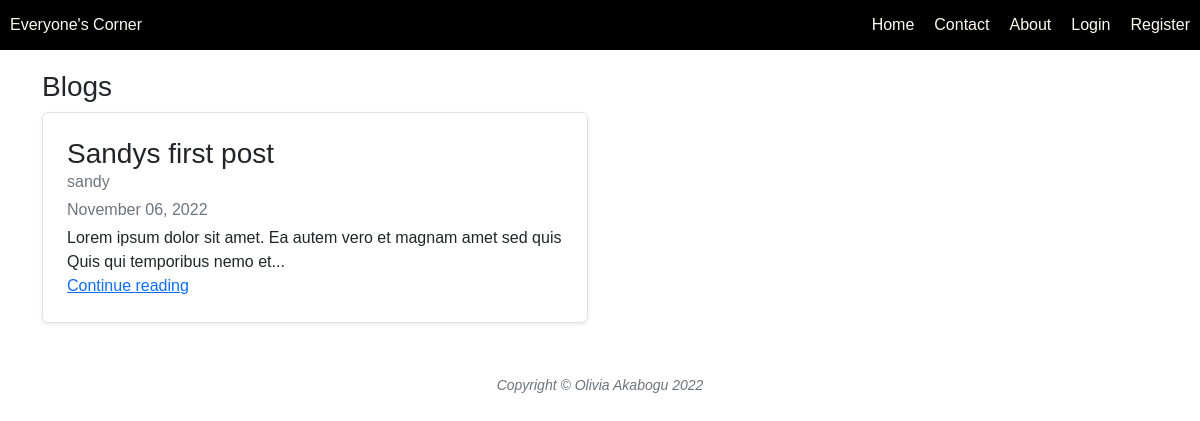
The page / on the database its author committed.
### app.py (models this page shows, shortened)
class Blogposts(db.Model):
    id = db.Column(db.Integer, primary_key=True)
    title = db.Column(db.String(255), nullable=False)
    post = db.Column(db.Text, nullable=False)
    author = db.Column(db.String(25), nullable=False)
    date_posted = db.Column(db.DateTime, nullable=False, default=datetime.utcnow)

### app.py (the view)
@app.route('/')
def blog_home():
    blogs = Blogposts.query.all()
    return render_template("index.html", blogs=blogs)

### templates/index.html (shortened to what this page needs)
{% extends 'base.html' %}
{% block content %}
<div class="wrapper">
    <div class="top">
        <div class="title"><h3>Blogs</h3></div>
    </div>
    <div class="row mb-2">
        {% for blog in blogs %}
            <div class="col-md-6">
              <div class="row g-0 border rounded overflow-hidden flex-md-row mb-4 shadow-sm h-md-250 position-relative">
                <div class="col p-4 d-flex flex-column position-static">
                  <h3 class="mb-0">{{ blog.title }}</h3>
                    <div class="mb-1 text-muted">{{ blog.author }}</div>
                  <div class="mb-1 text-muted">{{ blog.date_posted.strftime('%B %d, %Y')}}</div>
                  <p class="card-text mb-auto">{{ blog.post|truncate(100) }}</p>
                  <a href="/blog/{{blog.id}}" class="stretched-link">Continue reading</a>
                </div>
              </div>
            </div>
        {% endfor %}
    </div>
</div>
{% endblock content %}

### templates/base.html (shortened to what this page needs)
<!DOCTYPE html>
<html lang="en">
<head>
    <link href="{{url_for('static', filename='css/style.css')}}" rel="stylesheet">
    <link href="https://cdn.jsdelivr.net/npm/bootstrap@5.2.2/dist/css/bootstrap.min.css" rel="stylesheet">
</head>
<body>
     <header>
        <div class="logo">
            {% if current_user.is_authenticated %}
                <a href="/">{{ current_user.username}} Corner</a>
            {% else %}
                <a href="/">Everyone's Corner</a>
            {% endif %}
        </div>
        <div class="nav-item">
            <a class='item' href="{{url_for('blog_home')}}">Home</a>
            <a class='item' href="{{url_for('contact')}}">Contact</a>
            <a class='item' href="{{url_for('about_me')}}">About</a>
            {% if current_user.is_authenticated %};]
                <a href="{{url_for('post_a_blog')}}">Create</a>
                <a href="{{url_for('logout')}}">Logout</a>
             {% else %}
                <a class='item' href="{{url_for('login')}}">Login</a>
                <a class='item' href="{{url_for('register')}}">Register</a>
            {% endif %}
        </div>
    </header>
         <div class="container">
            {% block content %}
            {% endblock content %}
        </div>
 <footer>
     <div class="small text-center text-muted fst-italic">Copyright &copy; Olivia Akabogu 2022</div>
 </footer>
</body>
</html>

### static/css/style.css (style rules this page uses)
* { font-family: Arial, Helvetica, sans-serif; box-sizing: border-box; }
body { margin: 0; text-align: center; background-color: #eee; color: midnightblue; font-size: 20px; }
header { display: flex; flex-flow: row wrap; justify-content: space-between; margin-bottom: 20px; background-color: black; min-height: 50px; max-height: auto; }
.nav-item, .logo { display: flex; flex-wrap: wrap; align-content: center; justify-content: center; }
header a { margin: 10px; color: floralwhite; text-decoration: none; white-space: nowrap; }
a { text-decoration: none; color: darkmagenta; }
.container { width: 50%; margin: auto; }
footer { color: black; padding: 20px; }
.item { text-align: right; }

### rows shown on the page
Blogposts: title "Sandys first post", author "sandy", date_posted "November 06, 2022", post "Lorem ipsum dolor sit amet. Ea autem vero et magnam amet sed quis Quis qui temporibus nemo et..."
